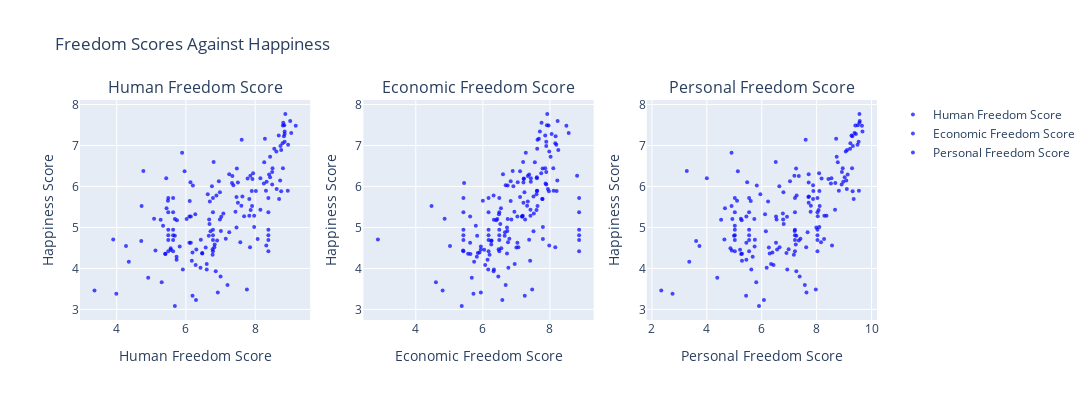

This figure's notebook cell:
### Code cell
fig = make_subplots(rows=1, cols=3, subplot_titles=("Human Freedom Score", "Economic Freedom Score", "Personal Freedom Score"))

# Create scatter plots
scatter1 = go.Scatter(
    x=data["Human Freedom Score"], y=data["Happiness Score"],
    mode='markers',
    marker=dict(size=4, color='blue', opacity=0.7),
    name='Human Freedom Score'
)

scatter2 = go.Scatter(
    x=data["Economic Freedom Score"], y=data["Happiness Score"],
    mode='markers',
    marker=dict(size=4, color='blue', opacity=0.7),
    name='Economic Freedom Score'
)

scatter3 = go.Scatter(
    x=data["Personal Freedom Score"], y=data["Happiness Score"],
    mode='markers',
    marker=dict(size=4, color='blue', opacity=0.7),
    name='Personal Freedom Score',
)

# Add the scatter plots to the figure
fig.add_trace(scatter1, row=1, col=1)
fig.add_trace(scatter2, row=1, col=2)
fig.add_trace(scatter3, row=1, col=3)

# Update layout for each subplot
fig.update_xaxes(title_text="Human Freedom Score", row=1, col=1)
fig.update_yaxes(title_text="Happiness Score", row=1, col=1)

fig.update_xaxes(title_text="Economic Freedom Score", row=1, col=2)
fig.update_yaxes(title_text="Happiness Score", row=1, col=2)

fig.update_xaxes(title_text="Personal Freedom Score", row=1, col=3)
fig.update_yaxes(title_text="Happiness Score", row=1, col=3)

# Update overall layout
fig.update_layout(
    height=400,
    width=1200,
    title_text="Freedom Scores Against Happiness",
    showlegend=True
)

# Show the plot
fig.show()

### Figure 1 — Plotly figure (JSON) as saved in the notebook; plotly's stock layout.template omitted (floating-point values rounded to 4 significant figures; data arrays with more than 128 entries replaced by an {"elided": "..."} marker saying what was removed)
{"data": [{"marker": {"color": "blue", "opacity": 0.7, "size": 4}, "mode": "markers", "name": "Human Freedom Score", "type": "scatter", "x": {"elided": "188 float values"}, "xaxis": "x", "y": {"elided": "188 float values"}, "yaxis": "y"}, {"marker": {"color": "blue", "opacity": 0.7, "size": 4}, "mode": "markers", "name": "Economic Freedom Score", "type": "scatter", "x": {"elided": "188 float values"}, "xaxis": "x2", "y": {"elided": "188 float values"}, "yaxis": "y2"}, {"marker": {"color": "blue", "opacity": 0.7, "size": 4}, "mode": "markers", "name": "Personal Freedom Score", "type": "scatter", "x": {"elided": "188 float values"}, "xaxis": "x3", "y": {"elided": "188 float values"}, "yaxis": "y3"}], "layout": {"annotations": [{"font": {"size": 16}, "showarrow": false, "text": "Human Freedom Score", "x": 0.1444, "xanchor": "center", "xref": "paper", "y": 1, "yanchor": "bottom", "yref": "paper"}, {"font": {"size": 16}, "showarrow": false, "text": "Economic Freedom Score", "x": 0.5, "xanchor": "center", "xref": "paper", "y": 1, "yanchor": "bottom", "yref": "paper"}, {"font": {"size": 16}, "showarrow": false, "text": "Personal Freedom Score", "x": 0.8556, "xanchor": "center", "xref": "paper", "y": 1, "yanchor": "bottom", "yref": "paper"}], "height": 400, "showlegend": true, "title": {"text": "Freedom Scores Against Happiness"}, "width": 1200, "xaxis": {"anchor": "y", "domain": [0, 0.2889], "title": {"text": "Human Freedom Score"}}, "xaxis2": {"anchor": "y2", "domain": [0.3556, 0.6444], "title": {"text": "Economic Freedom Score"}}, "xaxis3": {"anchor": "y3", "domain": [0.7111, 1], "title": {"text": "Personal Freedom Score"}}, "yaxis": {"anchor": "x", "domain": [0, 1], "title": {"text": "Happiness Score"}}, "yaxis2": {"anchor": "x2", "domain": [0, 1], "title": {"text": "Happiness Score"}}, "yaxis3": {"anchor": "x3", "domain": [0, 1], "title": {"text": "Happiness Score"}}}}
